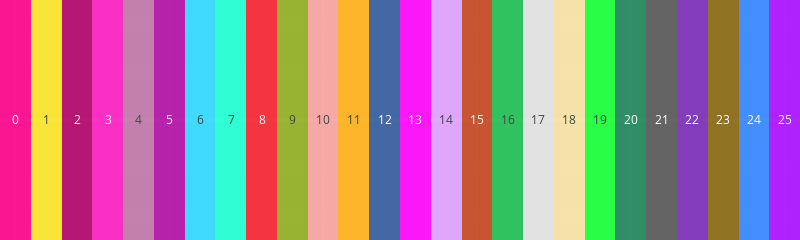

Here is the notebook cell this chart was saved with:
### Code cell
pj.showColorband().show()
# pj.showEmbedding()
# pj.showEmbedding().show(renderer='iframe')
display(pj.showEmbedding())

### Figure 1 — Plotly figure (JSON) as saved in the notebook; plotly's stock layout.template omitted (floating-point values rounded to 4 significant figures)
{"data": [{"colorscale": [[0, "rgb(250, 0, 135)"], [0.04, "rgb(251, 228, 38)"], [0.08, "rgb(176, 0, 104)"], [0.12, "rgb(252, 28, 191)"], [0.16, "rgb(192, 117, 166)"], [0.2, "rgb(177, 13, 161)"], [0.24, "rgb(46, 217, 255)"], [0.28, "rgb(28, 255, 206)"], [0.32, "rgb(246, 34, 46)"], [0.36, "rgb(144, 173, 28)"], [0.4, "rgb(248, 161, 159)"], [0.44, "rgb(254, 175, 22)"], [0.48, "rgb(50, 90, 155)"], [0.52, "rgb(254, 0, 250)"], [0.56, "rgb(222, 160, 253)"], [0.6, "rgb(196, 69, 28)"], [0.64, "rgb(28, 190, 79)"], [0.68, "rgb(226, 226, 226)"], [0.72, "rgb(247, 225, 160)"], [0.76, "rgb(22, 255, 50)"], [0.8, "rgb(28, 131, 86)"], [0.84, "rgb(86, 86, 86)"], [0.88, "rgb(120, 42, 182)"], [0.92, "rgb(133, 102, 13)"], [0.96, "rgb(50, 131, 254)"], [1, "rgb(170, 13, 254)"]], "hovertemplate": "%{hovertext}", "hovertext": [["#FA0087", "#FBE426", "#B00068", "#FC1CBF", "#C075A6", "#B10DA1", "#2ED9FF", "#1CFFCE", "#F6222E", "#90AD1C", "#F8A19F", "#FEAF16", "#325A9B", "#FE00FA", "#DEA0FD", "#C4451C", "#1CBE4F", "#E2E2E2", "#F7E1A0", "#16FF32", "#1C8356", "#565656", "#782AB6", "#85660D", "#3283FE", "#AA0DFE"]], "opacity": 0.9, "showscale": false, "text": [["0", "1", "2", "3", "4", "5", "6", "7", "8", "9", "10", "11", "12", "13", "14", "15", "16", "17", "18", "19", "20", "21", "22", "23", "24", "25"]], "texttemplate": "%{text}", "type": "heatmap", "z": [[0, 1, 2, 3, 4, 5, 6, 7, 8, 9, 10, 11, 12, 13, 14, 15, 16, 17, 18, 19, 20, 21, 22, 23, 24, 25]]}], "layout": {"height": 30, "margin": {"b": 0, "l": 0, "r": 0, "t": 0}, "modebar": {"remove": ["zoom", "zoomin", "zoomout", "pan", "reset", "autoscale", "resetscale", "toImage"]}, "width": 800, "xaxis": {"autorange": true, "range": [-0.5, 25.5], "showticklabels": false}, "yaxis": {"autorange": true, "range": [0.5, -0.5], "showticklabels": false}}}
